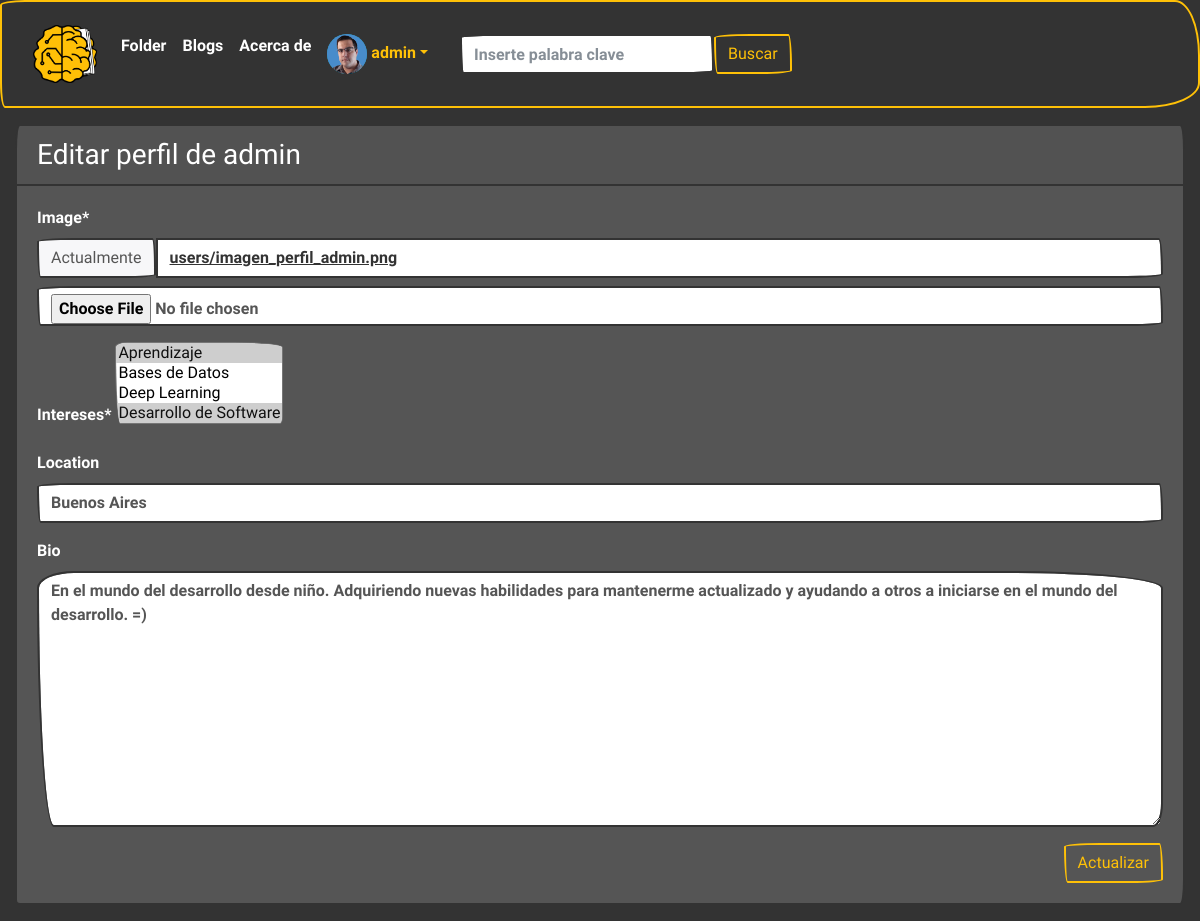
The app's page /accounts/user_edit_profile/ (signed in), older data.
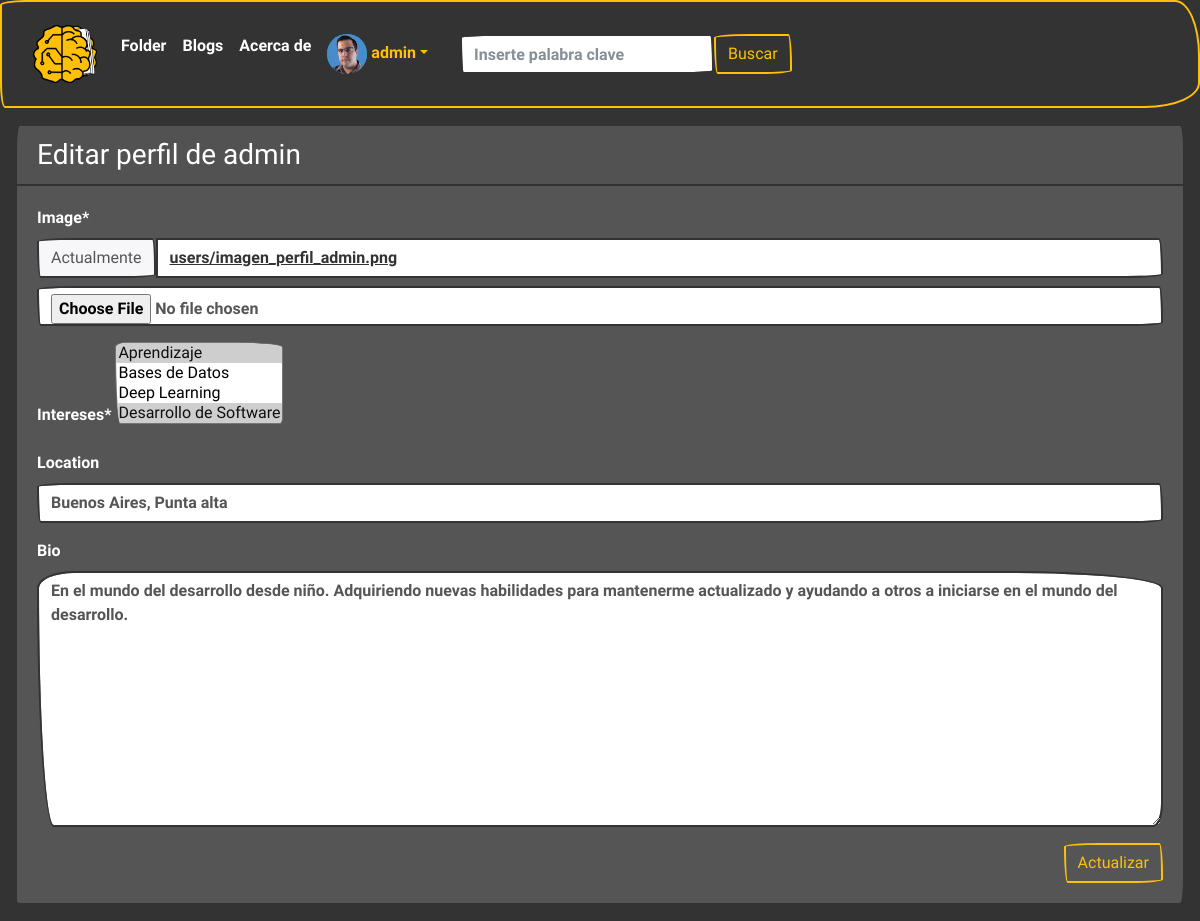
The same page, newer data.
### accounts/models.py (models this page shows, shortened)
class Profile(models.Model):
    user = models.OneToOneField(
        User, on_delete=models.CASCADE, related_name='profile')
    image = models.ImageField(
        default='users/robot_avatar.png', upload_to='users/')
    location = models.CharField(max_length=100, null=True, blank=True)
    bio = models.TextField(max_length=300, null=True, blank=True)
    interests = models.ManyToManyField(
        Interest, verbose_name='Intereses')
    class Meta:
        verbose_name = 'Perfil'
        verbose_name_plural = 'Perfiles'
        ordering = ['-id']

### accounts/views.py (the view)
# urls.py: path("user_edit_profile/", user_edit_profile,
@login_required
def user_edit_profile(request):
    usuario = request.user
    if request.method == 'POST':
        form = ProfileEditForm(request.POST, instance=usuario.profile)
        if form.is_valid():
            data = form.cleaned_data
            usuario.image = data['image']
            usuario.interests = data['interests']
            usuario.location = data['location']
            usuario.bio = data['bio']
            usuario.save()
            form = ProfileEditForm(instance=usuario.profile)
            return render(request, 'accounts/user_edit_profile.html', {'form': form, 'mensaje1': 'Se han actualizado los datos correctamente.'})
        else:
            form = ProfileEditForm(instance=usuario.profile)
            return render(request, 'accounts/user_edit_profile.html', {'form': form, 'error1': 'Por favor, verifique los datos ingresados'})
    else:
        form = ProfileEditForm(instance=usuario.profile)
        print(form)
        return render(request, 'accounts/user_edit_profile.html', {'form': form})

### accounts/forms.py
class ProfileEditForm(ModelForm):
    class Meta:
        model = Profile
        fields = ['image', 'interests', 'location', 'bio']

### accounts/models.py (called while the page is built)
    def __str__(self):
        return f'{self.name}'

### templates/accounts/user_edit_profile.html (shortened to what this page needs)
{% extends "base.html" %}
{% load crispy_forms_tags %}
{% load static %}
{% block contenido %}
<div class="container-fluid">
    <div class="row">
        <div class="col">
            <div class="card bg-dark text-white mb-3">
                <div class="card-header h3">Editar perfil de {{user}}</div>
                <div class="card-body">
                    <form method="POST" style="width:100%" enctype="multipart/form-data">
                        {{ form |crispy }}
                        <div class="d-flex d-flex justify-content-end">
                            <button type="submit" class="btn btn-outline-warning">
                                Actualizar
                            </button>
                        </div>
                    </form>
                </div>
            </div>
        </div>
    </div>
</div>
{% endblock contenido %}

Row changes from the older to the newer data that the page shows:
changed Profile: location "Buenos Aires" → "Buenos Aires, Punta alta"; bio "En el mundo del desarrollo desde niño. Adquiriendo nuevas habilidades para mantenerme actualizado y ayudando a otros a iniciarse en el mundo del desarrollo. =)" → "En el mundo del desarrollo desde niño. Adquiriendo nuevas habilidades para mantenerme actualizado y ayudando a otros a iniciarse en el mundo del desarrollo."
